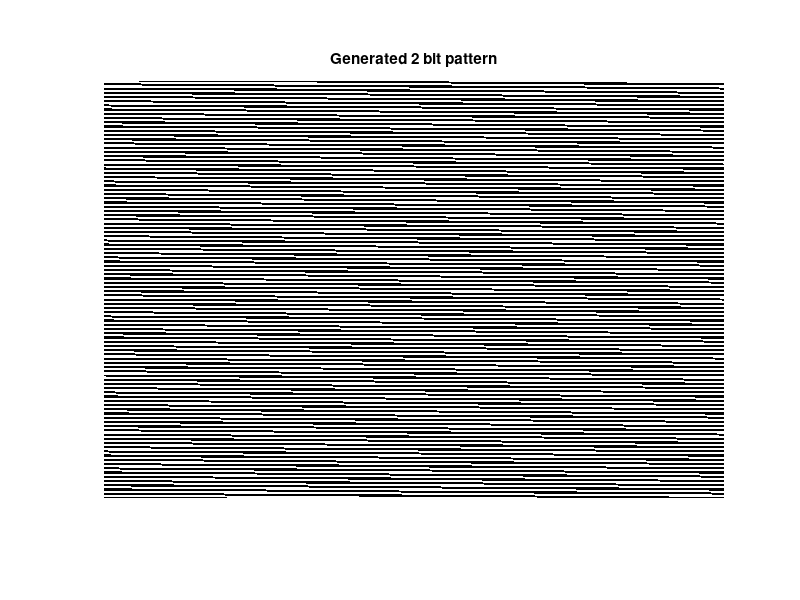

This chart was generated by the following MATLAB code:
%% Algorithm to generate Pattern for projection onto Spatial Light Modulators

% Resolution of the SLM
ResX=1380
ResY=2048

%------------- We start with all black image and generate a target field intensity

% Generating all black image
E_target=zeros(ResX,ResY);

% E_target(300-100,396+60)=255;
% E_target(300-100,396+40)=255;


%% Generate the image of the required pattern
% We wish to generate a circle, with center (a,b) and radius r

a=ResX/2;
b=ResY/2;

r=1000.0;
delta=500;

% to generate a circle:
% for i=1:1:4*a
%     for j=1:1:4*b
%         if(  ((a-i)^2 +(b-j)^2>r) &&  ( (a-i)^2 +(b-j)^2<(r+delta) )   )
%             E_target(uint16(i),uint16(j))=255;
%             sprintf('%d %d',i,j)
%             
%         end
%     end
% end

% To generate a single spot
E_target(a+100,b)=255;

imshow(E_target)
title('target Pattern')
%  target pattern


%% 
%--------------- We generate a 256 bit phase distribution
E_target=fftshift(E_target);

Phase=rand(ResX,ResY)*(2*pi);
Phase_image=exp(-1i*Phase);
for j=1:1:10
    
    holo=ifftshift(ifft2(E_target.*Phase_image));
    
    Phase_holo=exp(-1i*angle(holo));
    
    E_focus=fft2(Phase_holo);
    Phase_image=exp(-1i*angle(E_focus));
end

Phase=angle(holo);

% For a general 256 bit SLM
Phase=uint8(mod(Phase+2*pi,2*pi)/(2*pi)*255);
imshow(Phase)
title('256 bit phase distribution pattern')

%% 
% ----------- We convert the generated phase distribution to binary
%for the forthdd SLM which is binary
PhaseMat= angle(holo)>0;
Phase= uint8(PhaseMat*255);

% addSave=''
imshow(ifftshift(Phase))
title('Generated 2 bit pattern')
imwrite(ifftshift(Phase),'GS_generated.bmp')
%This is the final generated image
